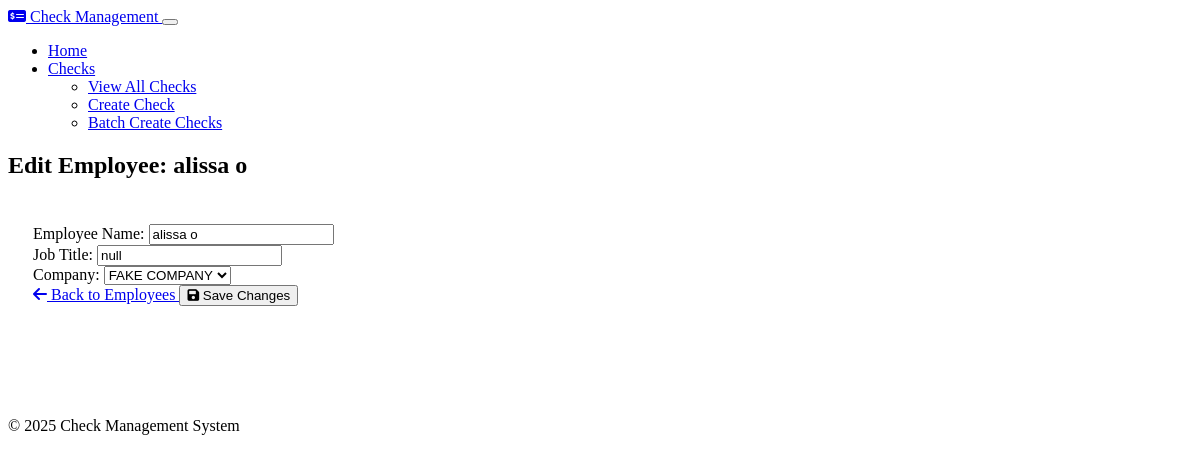
The app's page /employees/1/edit, older data.
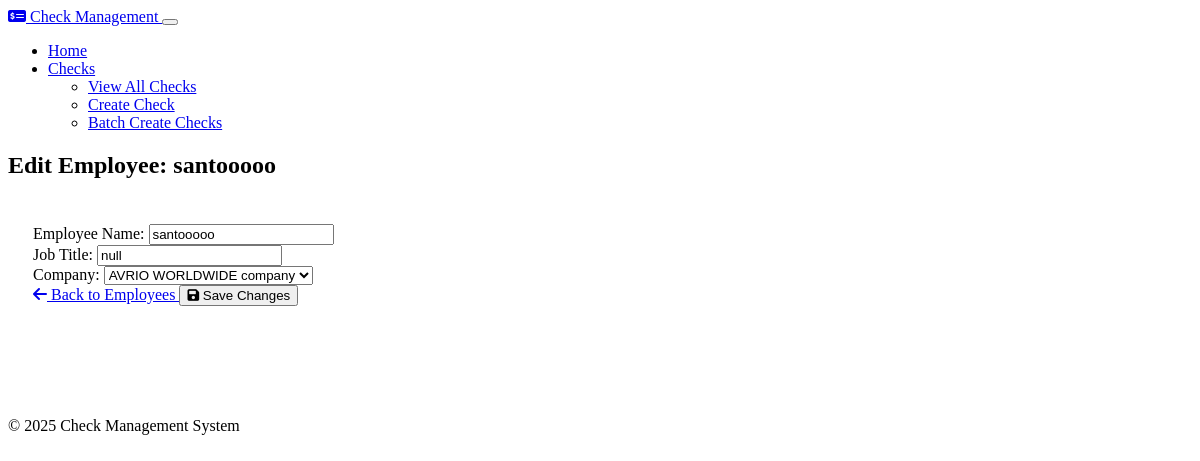
The same page, newer data.
### models.py (models this page shows, shortened)
class Employee(db.Model):
    id = db.Column(db.Integer, primary_key=True)
    name = db.Column(db.String(100), nullable=False)
    title = db.Column(db.String(100), nullable=False)
    company_id = db.Column(db.Integer, db.ForeignKey('company.id'), nullable=False)
    checks = db.relationship('Check', backref='employee', lazy=True, cascade="all, delete-orphan")

### routes.py (the view)
    @app.route('/employees/<int:id>/edit', methods=['GET', 'POST'])
    def employees_edit(id):
        employee = Employee.query.get_or_404(id)
        form = EmployeeForm(obj=employee)
        form.company_id.choices = [(c.id, c.name) for c in Company.query.all()]
        if form.validate_on_submit():
            form.populate_obj(employee)
            db.session.commit()
            flash('Employee updated successfully!', 'success')
            return redirect(url_for('employees_index'))
        return render_template('employees/edit.html', form=form, employee=employee)

### forms.py
class EmployeeForm(FlaskForm):
    name = StringField('Employee Name', validators=[DataRequired(), Length(min=2, max=100)])
    title = StringField('Job Title', validators=[DataRequired(), Length(min=2, max=100)])
    company_id = SelectField('Company', coerce=int, validators=[DataRequired()])

### templates/employees/edit.html (shortened to what this page needs)
{% extends 'layout.html' %}
{% block content %}
<div class="row justify-content-center">
    <div class="col-md-8">
        <div class="card">
            <div class="card-header">
                <h2 class="mb-0">Edit Employee: {{ employee.name }}</h2>
            </div>
            <div class="card-body">
                <form method="post">
                    <div class="mb-3">
                        <label for="name" class="form-label">Employee Name:</label>
                        {{ form.name(class="form-control", id="name") }}
                    </div>
                    <div class="mb-3">
                        <label for="title" class="form-label">Job Title:</label>
                        {{ form.title(class="form-control", id="title") }}
                    </div>
                    <div class="mb-3">
                        <label for="company_id" class="form-label">Company:</label>
                        {{ form.company_id(class="form-control", id="company_id") }}
                    </div>
                    <div class="d-flex justify-content-between">
                        <a href="{{ url_for('employees_index') }}" class="btn btn-secondary">
                            <i class="fas fa-arrow-left me-1"></i> Back to Employees
                        </a>
                        <button type="submit" class="btn btn-primary">
                            <i class="fas fa-save me-1"></i> Save Changes
                        </button>
                    </div>
                </form>
            </div>
        </div>
    </div>
</div>
{% endblock %}

Row changes from the older to the newer data that the page shows:
changed Employee "null": name "alissa o" → "santooooo"; company_id "FAKE COMPANY" → "AVRIO WORLDWIDE company"
